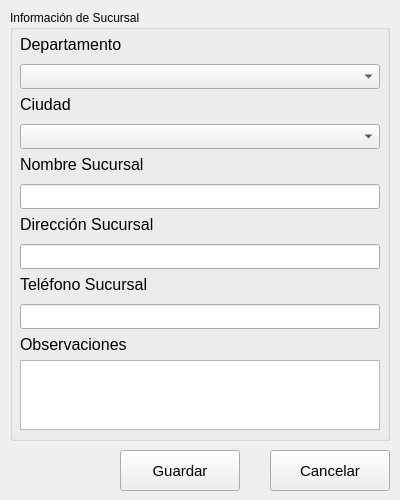
<?xml version="1.0" encoding="UTF-8"?>
<ui version="4.0">
 <class>FrmAddSucursal</class>
 <widget class="QWidget" name="FrmAddSucursal">
  <property name="geometry">
   <rect>
    <x>0</x>
    <y>0</y>
    <width>400</width>
    <height>500</height>
   </rect>
  </property>
  <property name="minimumSize">
   <size>
    <width>400</width>
    <height>500</height>
   </size>
  </property>
  <property name="maximumSize">
   <size>
    <width>400</width>
    <height>500</height>
   </size>
  </property>
  <property name="windowTitle">
   <string>Sucursal</string>
  </property>
  <widget class="QGroupBox" name="grBox">
   <property name="geometry">
    <rect>
     <x>10</x>
     <y>10</y>
     <width>380</width>
     <height>431</height>
    </rect>
   </property>
   <property name="title">
    <string>Información de Sucursal</string>
   </property>
   <widget class="QLabel" name="lblDpto">
    <property name="geometry">
     <rect>
      <x>10</x>
      <y>24</y>
      <width>361</width>
      <height>21</height>
     </rect>
    </property>
    <property name="font">
     <font>
      <pointsize>12</pointsize>
     </font>
    </property>
    <property name="text">
     <string>Departamento</string>
    </property>
   </widget>
   <widget class="QComboBox" name="cboDepartamento">
    <property name="geometry">
     <rect>
      <x>10</x>
      <y>54</y>
      <width>360</width>
      <height>25</height>
     </rect>
    </property>
    <property name="font">
     <font>
      <pointsize>12</pointsize>
     </font>
    </property>
   </widget>
   <widget class="QLabel" name="lblCiudad">
    <property name="geometry">
     <rect>
      <x>10</x>
      <y>84</y>
      <width>361</width>
      <height>21</height>
     </rect>
    </property>
    <property name="font">
     <font>
      <pointsize>12</pointsize>
     </font>
    </property>
    <property name="text">
     <string>Ciudad</string>
    </property>
   </widget>
   <widget class="QComboBox" name="cboCiudad">
    <property name="geometry">
     <rect>
      <x>10</x>
      <y>114</y>
      <width>360</width>
      <height>25</height>
     </rect>
    </property>
    <property name="font">
     <font>
      <pointsize>12</pointsize>
     </font>
    </property>
   </widget>
   <widget class="QLabel" name="lblSucursal">
    <property name="geometry">
     <rect>
      <x>10</x>
      <y>144</y>
      <width>361</width>
      <height>21</height>
     </rect>
    </property>
    <property name="font">
     <font>
      <pointsize>12</pointsize>
     </font>
    </property>
    <property name="text">
     <string>Nombre Sucursal</string>
    </property>
   </widget>
   <widget class="QLineEdit" name="txtSucursal">
    <property name="geometry">
     <rect>
      <x>10</x>
      <y>174</y>
      <width>360</width>
      <height>25</height>
     </rect>
    </property>
    <property name="font">
     <font>
      <pointsize>12</pointsize>
     </font>
    </property>
    <property name="maxLength">
     <number>100</number>
    </property>
   </widget>
   <widget class="QLabel" name="lblDireccion">
    <property name="geometry">
     <rect>
      <x>10</x>
      <y>204</y>
      <width>361</width>
      <height>21</height>
     </rect>
    </property>
    <property name="font">
     <font>
      <pointsize>12</pointsize>
     </font>
    </property>
    <property name="text">
     <string>Dirección Sucursal</string>
    </property>
   </widget>
   <widget class="QLineEdit" name="txtDireccion">
    <property name="geometry">
     <rect>
      <x>10</x>
      <y>234</y>
      <width>360</width>
      <height>25</height>
     </rect>
    </property>
    <property name="font">
     <font>
      <pointsize>12</pointsize>
     </font>
    </property>
    <property name="maxLength">
     <number>200</number>
    </property>
   </widget>
   <widget class="QLineEdit" name="txtTelefono">
    <property name="geometry">
     <rect>
      <x>10</x>
      <y>294</y>
      <width>360</width>
      <height>25</height>
     </rect>
    </property>
    <property name="font">
     <font>
      <pointsize>12</pointsize>
     </font>
    </property>
    <property name="inputMask">
     <string>9999999999</string>
    </property>
    <property name="maxLength">
     <number>10</number>
    </property>
   </widget>
   <widget class="QLabel" name="lblTelefono">
    <property name="geometry">
     <rect>
      <x>10</x>
      <y>264</y>
      <width>361</width>
      <height>21</height>
     </rect>
    </property>
    <property name="font">
     <font>
      <pointsize>12</pointsize>
     </font>
    </property>
    <property name="text">
     <string>Teléfono Sucursal</string>
    </property>
   </widget>
   <widget class="QLabel" name="lblObservaciones">
    <property name="geometry">
     <rect>
      <x>10</x>
      <y>324</y>
      <width>361</width>
      <height>21</height>
     </rect>
    </property>
    <property name="font">
     <font>
      <pointsize>12</pointsize>
     </font>
    </property>
    <property name="text">
     <string>Observaciones</string>
    </property>
   </widget>
   <widget class="QTextEdit" name="txtObservaciones">
    <property name="geometry">
     <rect>
      <x>10</x>
      <y>350</y>
      <width>360</width>
      <height>70</height>
     </rect>
    </property>
    <property name="font">
     <font>
      <pointsize>11</pointsize>
     </font>
    </property>
   </widget>
  </widget>
  <widget class="QPushButton" name="btnGuardar">
   <property name="geometry">
    <rect>
     <x>120</x>
     <y>450</y>
     <width>120</width>
     <height>41</height>
    </rect>
   </property>
   <property name="font">
    <font>
     <pointsize>11</pointsize>
    </font>
   </property>
   <property name="text">
    <string>Guardar</string>
   </property>
  </widget>
  <widget class="QPushButton" name="btnCancelar">
   <property name="geometry">
    <rect>
     <x>270</x>
     <y>450</y>
     <width>120</width>
     <height>41</height>
    </rect>
   </property>
   <property name="font">
    <font>
     <pointsize>11</pointsize>
    </font>
   </property>
   <property name="text">
    <string>Cancelar</string>
   </property>
  </widget>
 </widget>
 <resources/>
 <connections/>
</ui>
